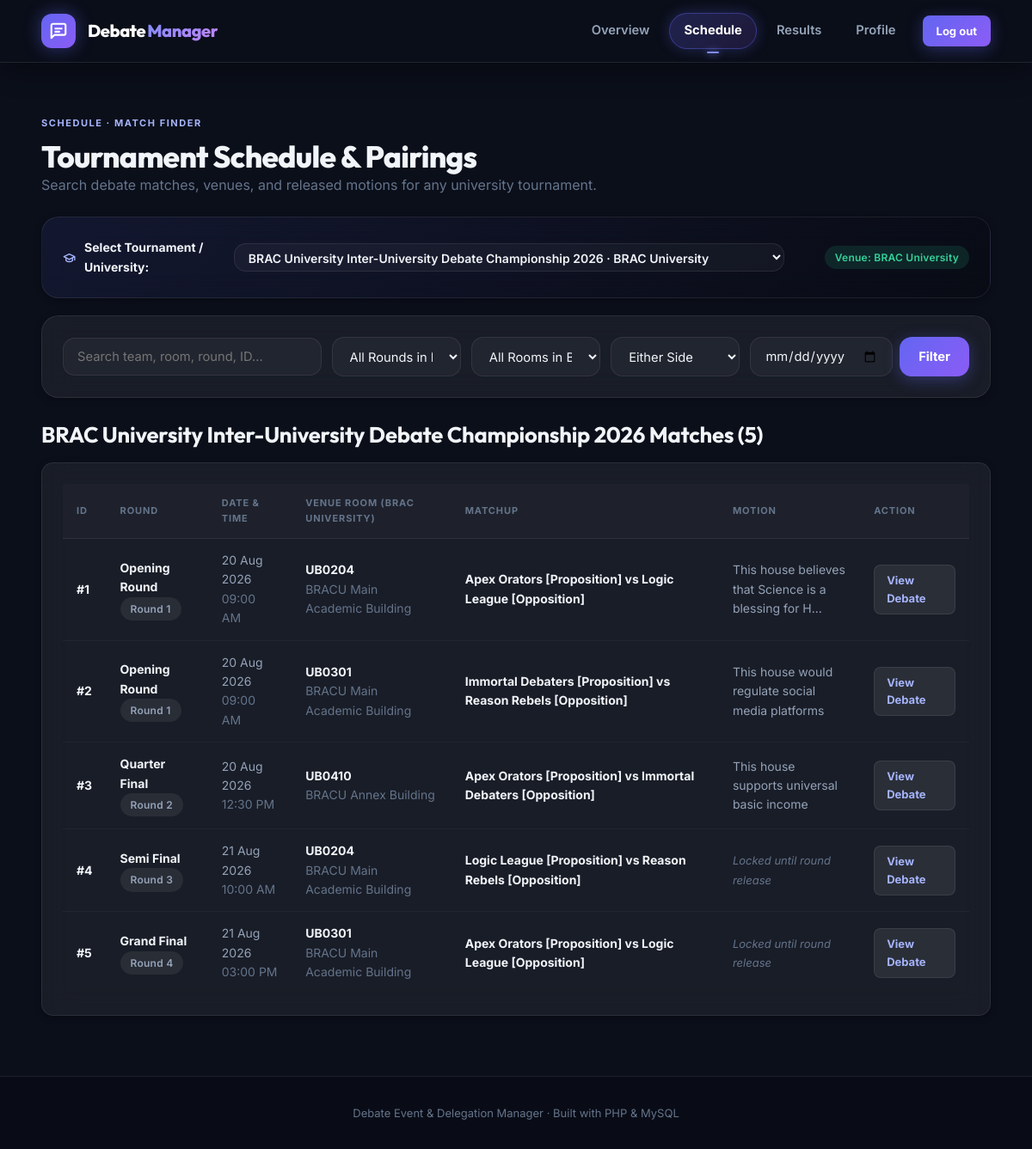
The app's page /schedule.php (signed in) with its own data.
### tables this page shows
CREATE TABLE competition_registration (
  registration_id INT AUTO_INCREMENT PRIMARY KEY,
  competition_id INT NOT NULL,
  participant_id INT NOT NULL,
  registered_at TIMESTAMP DEFAULT CURRENT_TIMESTAMP,
  UNIQUE KEY uq_comp_part (competition_id, participant_id),
  CONSTRAINT fk_cr_comp FOREIGN KEY(competition_id) REFERENCES competition(competition_id) ON DELETE CASCADE,
  CONSTRAINT fk_cr_part FOREIGN KEY(participant_id) REFERENCES participant(participant_id) ON DELETE CASCADE
);

CREATE TABLE competition (
  competition_id INT AUTO_INCREMENT PRIMARY KEY,
  name VARCHAR(200) NOT NULL,
  description TEXT NULL,
  host_inst_id INT NOT NULL,
  start_date DATE NULL,
  end_date DATE NULL,
  status ENUM('upcoming','active','completed') NOT NULL DEFAULT 'active',
  created_at TIMESTAMP DEFAULT CURRENT_TIMESTAMP,
  CONSTRAINT fk_comp_institution FOREIGN KEY(host_inst_id) REFERENCES institution(inst_id) ON DELETE RESTRICT
);

CREATE TABLE institution (
  inst_id INT AUTO_INCREMENT PRIMARY KEY,
  name VARCHAR(120) NOT NULL,
  type VARCHAR(80) NOT NULL
);

CREATE TABLE debate_assignment (
  assignment_id INT AUTO_INCREMENT PRIMARY KEY,
  date DATE NOT NULL,
  room_id INT NOT NULL,
  round_id INT NOT NULL,
  motion TEXT NULL,
  motion_status ENUM('draft','released') NOT NULL DEFAULT 'draft',
  CONSTRAINT fk_assignment_room FOREIGN KEY(room_id) REFERENCES room(room_id) ON DELETE RESTRICT,
  CONSTRAINT fk_assignment_round FOREIGN KEY(round_id) REFERENCES debate_round(round_id) ON DELETE CASCADE
);

CREATE TABLE debate_round (
  round_id INT AUTO_INCREMENT PRIMARY KEY,
  competition_id INT NOT NULL,
  round_name VARCHAR(120) NOT NULL,
  round_num INT NOT NULL,
  start_time DATETIME NOT NULL,
  CONSTRAINT fk_round_comp FOREIGN KEY(competition_id) REFERENCES competition(competition_id) ON DELETE CASCADE
);

CREATE TABLE room (
  room_id INT AUTO_INCREMENT PRIMARY KEY,
  competition_id INT NOT NULL,
  number VARCHAR(30) NOT NULL,
  building VARCHAR(120) NOT NULL,
  CONSTRAINT fk_room_comp FOREIGN KEY(competition_id) REFERENCES competition(competition_id) ON DELETE CASCADE
);

### config/database.php (called while the page is built, shortened)
<?php
function db(): PDO {
    static $pdo = null;
    if ($pdo === null) {
        $dsn = 'mysql:host=' . DB_HOST . ';dbname=' . DB_NAME . ';charset=utf8mb4';
        $pdo = new PDO($dsn, DB_USER, DB_PASS, [
            PDO::ATTR_ERRMODE => PDO::ERRMODE_EXCEPTION,
            PDO::ATTR_DEFAULT_FETCH_MODE => PDO::FETCH_ASSOC,
            PDO::ATTR_EMULATE_PREPARES => false,
        ]);
    }
    return $pdo;
}

### config/bootstrap.php (called while the page is built, shortened)
<?php
require_once __DIR__ . '/database.php';
function e(?string $v): string {
    return htmlspecialchars((string)$v, ENT_QUOTES, 'UTF-8');
}
function current_user(): ?array {
    return $_SESSION['user'] ?? null;
}
function q(string $sql, array $params = []): array {
    $s = db()->prepare($sql);
    $s->execute($params);
    return $s->fetchAll();
}
function one(string $sql, array $params = []): ?array {
    $s = db()->prepare($sql);
    $s->execute($params);
    $r = $s->fetch();
    return $r ?: null;
}
function all_competitions(): array {
    return q('SELECT c.*, i.name AS host_name, i.type AS host_type
              FROM competition c
              JOIN institution i ON i.inst_id = c.host_inst_id
              ORDER BY c.status = "active" DESC, c.start_date DESC, c.name ASC');
}
function get_competition(int $id): ?array {
    return one('SELECT c.*, i.name AS host_name, i.type AS host_type
                FROM competition c
                JOIN institution i ON i.inst_id = c.host_inst_id
                WHERE c.competition_id = ?', [$id]);
}
function user_active_competition_id(int $participant_id): int {
    if (!empty($_SESSION['user_competition_id'])) {
        $cid = (int)$_SESSION['user_competition_id'];
        if (get_competition($cid)) {
            return $cid;
        }
    }
    $firstReg = one('SELECT competition_id FROM competition_registration WHERE participant_id = ? ORDER BY competition_id ASC LIMIT 1', [$participant_id]);
    if ($firstReg) {
        $id = (int)$firstReg['competition_id'];
        return $id;
    }
    $first = one('SELECT competition_id FROM competition ORDER BY status="active" DESC, competition_id ASC LIMIT 1');
    $id = (int)($first['competition_id'] ?? 1);
    return $id;
}

### schedule.php (the view, shortened to what this page needs)
<?php
require_once 'config/bootstrap.php';
$u   = current_user();
$pid = (int)$u['participant_id'];
$allComps = all_competitions();
$userCompId = user_active_competition_id($pid);
$selectedCompId = !empty($_GET['comp']) ? (int)$_GET['comp'] : $userCompId;
$comp = get_competition($selectedCompId);
$search = trim($_GET['q'] ?? '');
$date   = trim($_GET['date'] ?? '');
$sql = 'SELECT a.*, r.round_name, r.round_num, r.start_time, ro.number AS room_number, ro.building,
        GROUP_CONCAT(CONCAT(t.team_name, " [", pi.side, "]") ORDER BY pi.side SEPARATOR " vs ") AS matchup
        FROM debate_assignment a
        JOIN debate_round r ON r.round_id = a.round_id
        JOIN room ro ON ro.room_id = a.room_id
        LEFT JOIN participates_in pi ON pi.assignment_id = a.assignment_id
        LEFT JOIN team t ON t.team_id = pi.team_id
        WHERE r.competition_id = ?';
$params = [$selectedCompId];
$sql .= ' GROUP BY a.assignment_id ORDER BY a.date, r.start_time, a.assignment_id';
$rows = q($sql, $params);
include 'partials/header.php';
?>
<div class="section-head">
  <div>
    <span class="kicker">Schedule &middot; Match Finder</span>
    <h1>Tournament Schedule &amp; Pairings</h1>
    <p class="muted">Search debate matches, venues, and released motions for any university tournament.</p>
  </div>
</div>
<div class="card" style="margin-bottom: 20px; background: linear-gradient(135deg, rgba(99,102,241,0.1), rgba(0,0,0,0.2)); border: 1px solid var(--glass-border);">
  <form method="get" action="schedule.php" style="display: flex; align-items: center; justify-content: space-between; flex-wrap: wrap; gap: 12px; margin: 0;">
    <div style="display: flex; align-items: center; gap: 10px;">
      <svg width="20" height="20" viewBox="0 0 24 24" fill="none" stroke="currentColor" stroke-width="2.2" stroke-linecap="round" stroke-linejoin="round" style="color: var(--accent-bright);">
        <path d="M22 10v6M2 10l10-5 10 5-10 5z"/>
        <path d="M6 12v5c3 3 9 3 12 0v-5"/>
      </svg>
      <label style="font-weight: 700; font-size: 14px; color: var(--text-primary);">Select Tournament / University:</label>
      <select name="comp" onchange="this.form.submit()" style="padding: 6px 12px; font-size: 14px; font-weight: 600; min-width: 320px;">
        <?php foreach ($allComps as $ac): ?>
          <option value="<?= $ac['competition_id'] ?>" <?= $ac['competition_id'] == $selectedCompId ? 'selected' : '' ?>>
            <?= e($ac['name']) ?> &middot; <?= e($ac['host_name']) ?>
          </option>
        <?php endforeach; ?>
      </select>
    </div>
    <div>
      <span class="badge green">Venue: <?= e($comp['host_name'] ?? 'University') ?></span>
    </div>
  </form>
</div>
<div class="card">
  <form class="search-grid" method="get" action="schedule.php">
    <input type="text" name="q" value="<?= e($search) ?>" placeholder="Search team, room, round, ID...">
    <select name="round">
      <option value="">All Rounds in <?= e($comp['host_name']) ?></option>
    </select>
    <select name="room">
      <option value="">All Rooms in <?= e($comp['host_name']) ?></option>
    </select>
    <select name="side">
      <option value="">Either Side</option>
    </select>
    <div style="display: flex; gap: 8px;">
      <input type="date" name="date" value="<?= e($date) ?>" style="min-width: 140px;">
      <button class="btn" type="submit">Filter</button>
    </div>
  </form>
</div>
<div class="section">
  <div class="section-head">
    <h2><?= e($comp['name']) ?> Matches (<?= count($rows) ?>)</h2>
  </div>
  <div class="card table-wrap">
    <table class="table">
      <thead>
        <tr>
          <th>ID</th>
          <th>Round</th>
          <th>Date &amp; Time</th>
          <th>Venue Room (<?= e($comp['host_name']) ?>)</th>
          <th>Matchup</th>
          <th>Motion</th>
          <th>Action</th>
        </tr>
      </thead>
      <tbody>
        <?php foreach ($rows as $r): ?>
          <tr>
            <td><strong>#<?= e($r['assignment_id']) ?></strong></td>
            <td>
              <strong><?= e($r['round_name']) ?></strong>
              <br>
              <span class="badge gray">Round <?= e($r['round_num']) ?></span>
            </td>
            <td>
              <?= e(date('d M Y', strtotime($r['date']))) ?>
              <br>
              <span class="muted"><?= e(date('h:i A', strtotime($r['start_time']))) ?></span>
            </td>
            <td>
              <strong><?= e($r['room_number']) ?></strong>
              <br>
              <span class="muted"><?= e($r['building']) ?></span>
            </td>
            <td>
              <strong><?= e($r['matchup'] ?? 'Not assigned') ?></strong>
            </td>
            <td style="max-width: 220px;">
              <?php if ($r['motion_status'] === 'released' && !empty($r['motion'])): ?>
                <span title="<?= e($r['motion']) ?>">
                  <?= e(mb_strimwidth($r['motion'], 0, 55, '...')) ?>
                </span>
              <?php else: ?>
                <span class="muted" style="font-size: 13px; font-style: italic;">Locked until round release</span>
              <?php endif; ?>
            </td>
            <td>
              <a class="btn small secondary" href="debate.php?id=<?= $r['assignment_id'] ?>">View Debate</a>
            </td>
          </tr>
        <?php endforeach; ?>
      </tbody>
    </table>
  </div>
</div>
<?php include 'partials/footer.php'; ?>

### records on screen
competition_registration: comp "BRAC University Inter-University Debate Championship 2026 · BRAC University"
competition: host_inst.name "BRAC University", name "BRAC University Inter-University Debate Championship 2026", host_inst.name "BRAC UNIVERSITY"
debate_assignment: assignment_id "1", round.round_name "Opening Round", round.round_num "1", date "20 Aug 2026", round.start_time "09:00 AM", room.number "UB0204", room.building "BRACU Main Academic Building", matchup "Apex Orators [Proposition] vs Logic League [Opposition]", motion "This house believes that Science is a blessing for H..."
debate_assignment: assignment_id "2", round.round_name "Opening Round", round.round_num "1", date "20 Aug 2026", round.start_time "09:00 AM", room.number "UB0301", room.building "BRACU Main Academic Building", matchup "Immortal Debaters [Proposition] vs Reason Rebels [Opposition]", motion "This house would regulate social media platforms"
debate_assignment: assignment_id "3", round.round_name "Quarter Final", round.round_num "2", date "20 Aug 2026", round.start_time "12:30 PM", room.number "UB0410", room.building "BRACU Annex Building", matchup "Apex Orators [Proposition] vs Immortal Debaters [Opposition]", motion "This house supports universal basic income"
debate_assignment: assignment_id "4", round.round_name "Semi Final", round.round_num "3", date "21 Aug 2026", round.start_time "10:00 AM", room.number "UB0204", room.building "BRACU Main Academic Building", matchup "Logic League [Proposition] vs Reason Rebels [Opposition]", motion_status "Locked until round release"
debate_assignment: assignment_id "5", round.round_name "Grand Final", round.round_num "4", date "21 Aug 2026", round.start_time "03:00 PM", room.number "UB0301", room.building "BRACU Main Academic Building", matchup "Apex Orators [Proposition] vs Logic League [Opposition]", motion_status "Locked until round release"

### other values on screen
count($rows) "5"
